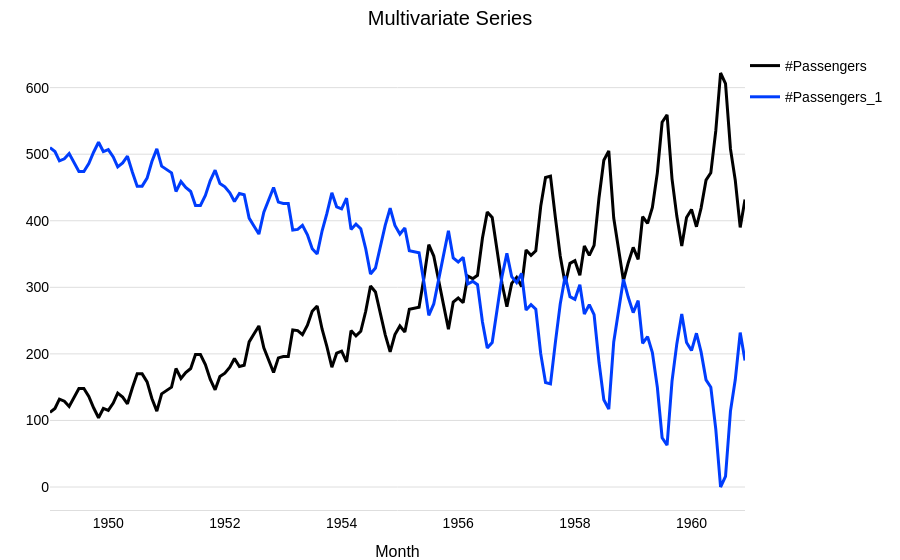

The notebook cell saved with this chart:
### Markdown cell above
## 4. Multivariate Forecasting

Multivariate (multiple target columns) forecasting is supported by all base models. Simply pass a multivariate time series as `series` to `fit()` and `predict()`.

<div class="alert alert-success" role="alert">
  For <b>univariate base models</b>, multivariate forecasting is achieved by folding the target components into the batch dimension and repeating the covariates for each target component accordingly. This translates to <b>global training</b> and forecasting <b>on multiple univariate series</b>.
</div>

### Code cell
# generate a multivariate series
series_multivar = series.stack(series * -1 + series.max(axis=0))
fig = series_multivar.plotly()
fig.update_layout(title="Multivariate Series")

### Figure 1 — Plotly figure (JSON) as saved in the notebook; plotly's stock layout.template omitted (floating-point values rounded to 4 significant figures; data arrays with more than 128 entries replaced by an {"elided": "..."} marker saying what was removed)
{"data": [{"hovertemplate": "<b>#Passengers</b>: %{y:.3g}<extra></extra>", "legendgroup": "#Passengers", "line": {"color": "#000000"}, "mode": "lines", "name": "#Passengers", "type": "scatter", "x": {"elided": "144 str values"}, "y": {"elided": "144 float values"}}, {"hovertemplate": "<b>#Passengers_1</b>: %{y:.3g}<extra></extra>", "legendgroup": "#Passengers_1", "line": {"color": "#003dfd"}, "mode": "lines", "name": "#Passengers_1", "type": "scatter", "x": {"elided": "144 str values"}, "y": {"elided": "144 float values"}}], "layout": {"hovermode": "x unified", "title": {"text": "Multivariate Series"}, "xaxis": {"title": {"text": "Month"}}}}
